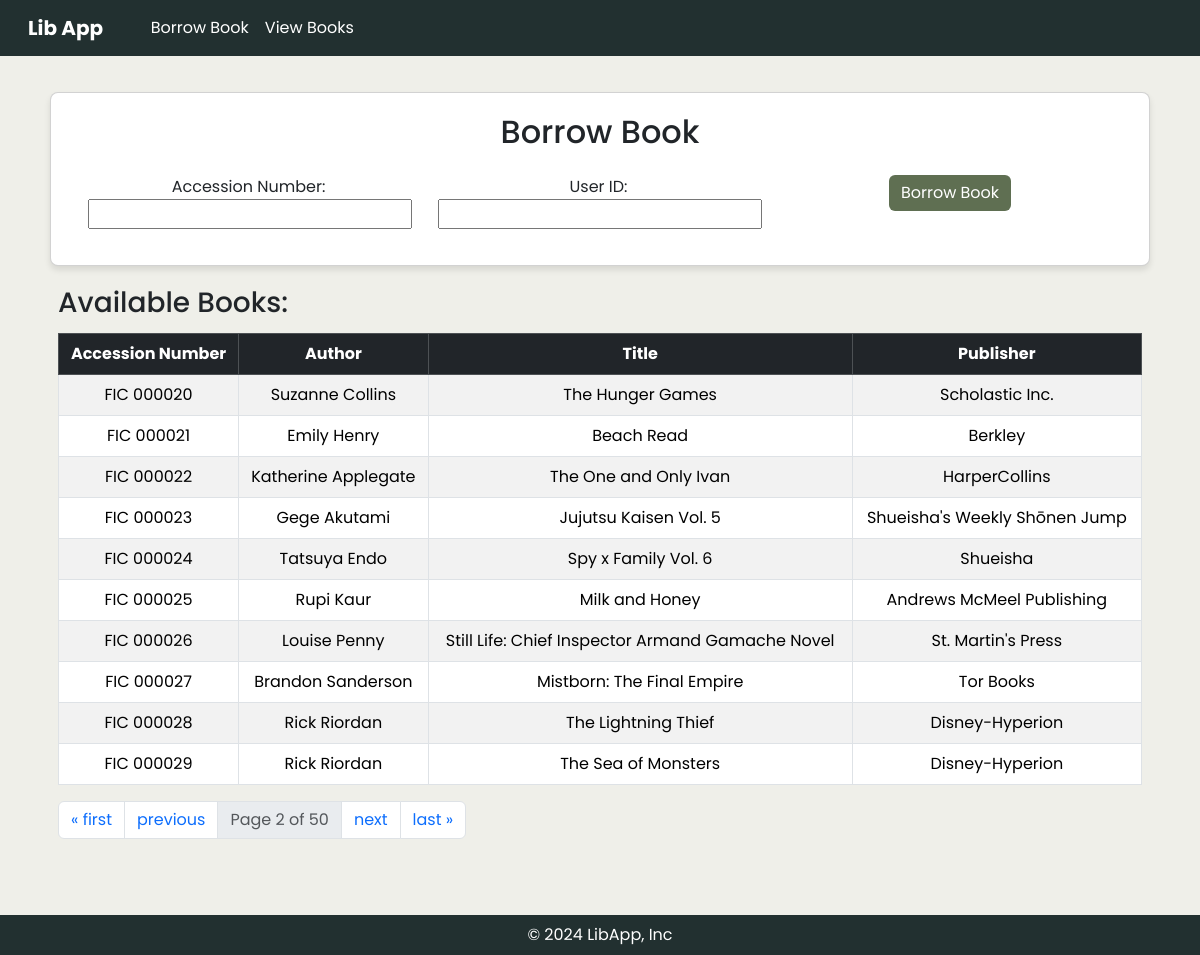
Screenshot of /?page=2 with the database file from the repository.
### libapp/models.py (models this page shows, shortened)
class Book(models.Model):
    ACCESSION_NUMBER_CHOICES = [
        ('borrowed', 'Borrowed'),
        ('available', 'Available'),
        ('returned', 'Returned'),
    ]
    accession_number = models.CharField(max_length=20, unique=True)
    author = models.CharField(max_length=100)
    title = models.CharField(max_length=200)
    publisher = models.CharField(max_length=100)
    date_borrowed = models.DateTimeField(null=True, blank=True)
    status = models.CharField(max_length=10, choices=ACCESSION_NUMBER_CHOICES, default='available')
    user = models.ForeignKey('User', null=True, blank=True, on_delete=models.SET_NULL)

### libapp/views.py (the view, shortened to what this page needs)
# urls.py: path('', views.borrow_book, name='borrow_book'),
def borrow_book(request):
    all_users = list(User.objects.all())
    available_books = list(Book.objects.filter(status='available'))
    all_users = merge_sort(all_users, key_func=lambda user: user.id_number)
    available_books = merge_sort(available_books, key_func=lambda book: book.accession_number)
    paginator = Paginator(available_books, 10)
    page_number = request.GET.get('page')
    book_list = paginator.get_page(page_number)
    return render(request, 'libapp/borrow_book.html', {'book_list': book_list})

### libapp/views.py (called while the page is built)
def merge_sort(arr, key_func): #sorting criteria
    if len(arr) <= 1: #if list contains 1 or 0 elements
        return arr
    mid = len(arr) // 2 #array divided into 2, index
    left_half = merge_sort(arr[:mid], key_func) #create left half by slicing, then sorted until  divided into single-element arrays
    right_half = merge_sort(arr[mid:], key_func)
    return merge(left_half, right_half, key_func) #after both halves have been sorted, combine both halves

def merge(left, right, key_func):
    sorted_list = []
    while left and right: #loop until both halves are empty
        left_key = key_func(left[0]).lower() if isinstance(key_func(left[0]), str) else key_func(left[0])
        right_key = key_func(right[0]).lower() if isinstance(key_func(right[0]), str) else key_func(right[0])
        if left_key <= right_key: #if left key is less than or equal to right key
            sorted_list.append(left.pop(0)) #add left element to sorted list
        else:
            sorted_list.append(right.pop(0)) #add right element to sorted list
    sorted_list.extend(left) #add remaining elements to the end
    sorted_list.extend(right)
    return sorted_list

### libapp/templates/libapp/borrow_book.html (shortened to what this page needs)
{% extends 'libapp/base.html' %}
{% load static %}
{% block content %}
<div class="container">
    <div class="card">
        <h2 class="card-title">Borrow Book</h2>
        <div class="card-body">
                <form method="post">
                    <div class="row">
                        <div class="col">
                            <label for="accession_number" style="padding-right: 3px;">Accession Number:</label>
                            <input type="text" id="accession_number" name="accession_number" required>
                        </div>
                        <div class="col">
                            <label for="user_id" style="padding-right: 3px;">User ID:</label>
                            <input type="text" id="user_id" name="user_id" required>
                        </div>
                        <div class="col">
                            <button type="submit" class="btn btn-light btn-block">Borrow Book</button>
                        </div>
                    </div>
                </form>
        </div>
    </div>
    <div class="row d-flex">
        <div class="container">
            {% if book_list %}
                <div class="col-auto me-auto" style="padding-bottom: 5px;"><h3>Available Books:</h3> </div>
                <table class="table table-striped table-bordered" style="text-align: center;">
                    <thead class="table-dark">
                            <th>Accession Number</th>
                            <th>Author</th>
                            <th>Title</th>
                            <th>Publisher</th>
                    </thead>
                    <tbody>
                        {% for book in book_list %}
                            <tr>
                                <td>{{book.accession_number}}</td>
                                <td>{{ book.author }}</td>
                                <td>{{ book.title }}</td>
                                <td>{{ book.publisher }}</td>
                            </tr>
                        {% endfor %}
                    </tbody>
                </table>
            {% else %}
                <p>No books available at the moment.</p>
            {% endif %}
            <nav aria-label="...">
                <ul class="pagination">
                        {% if book_list.has_previous %}
                        <li class="page-item">
                            <a class="page-link" href="?page=1">&laquo; first</a>
                        </li>
                        <li class="page-item">
                            <a class="page-link" href="?page={{ book_list.previous_page_number }}">previous</a>
                        </li>
                        {% endif %}
                        <li class="page-item disabled">
                            <span class="page-link">
                                Page {{ book_list.number }} of {{ book_list.paginator.num_pages }}
                            </span>
                        </li>
                        {% if book_list.has_next %}
                        <li class="page-item">
                            <a class="page-link" href="?page={{ book_list.next_page_number }}">next</a>
                        </li>
                        <li class="page-item">
                            <a class="page-link" href="?page={{ book_list.paginator.num_pages }}">last &raquo;</a>
                        </li>
                        {% endif %}
                </ul>
            </nav>
        </div>
    </div>
</div>
{% endblock %}

### libapp/templates/libapp/base.html (style rules this page uses)
body { background-color: #EFEFE9; font-family: "Poppins"; padding-bottom: 60px; }
a { font-family: "Poppins"; }
.btn-light { background-color: #5f6f52; color: white; border: #5f6f52; }
.table { background-color: #223030; }
.card { padding: 20px; background-color: white; box-shadow: 0 4px 6px rgba(0, 0, 0, 0.1); border-radius: 8px; text-align: center; }
.container { padding: 20px; }

### rows the page displays
Book: accession_number "FIC 000020", author "Suzanne Collins", title "The Hunger Games", publisher "Scholastic Inc."
Book: accession_number "FIC 000021", author "Emily Henry", title "Beach Read", publisher "Berkley"
Book: accession_number "FIC 000022", author "Katherine Applegate", title "The One and Only Ivan", publisher "HarperCollins"
Book: accession_number "FIC 000023", author "Gege Akutami", title "Jujutsu Kaisen Vol. 5", publisher "Shueisha's Weekly Shōnen Jump"
Book: accession_number "FIC 000024", author "Tatsuya Endo", title "Spy x Family Vol. 6", publisher "Shueisha"
Book: accession_number "FIC 000025", author "Rupi Kaur", title "Milk and Honey", publisher "Andrews McMeel Publishing"
Book: accession_number "FIC 000026", author "Louise Penny", title "Still Life: Chief Inspector Armand Gamache Novel", publisher "St. Martin's Press"
Book: accession_number "FIC 000027", author "Brandon Sanderson", title "Mistborn: The Final Empire", publisher "Tor Books"
Book: accession_number "FIC 000028", author "Rick Riordan", title "The Lightning Thief", publisher "Disney-Hyperion"
Book: accession_number "FIC 000029", author "Rick Riordan", title "The Sea of Monsters", publisher "Disney-Hyperion"

### other values shown
{{ book_list.number }} "2"
{{ book_list.paginator.num_pages }} "50"
